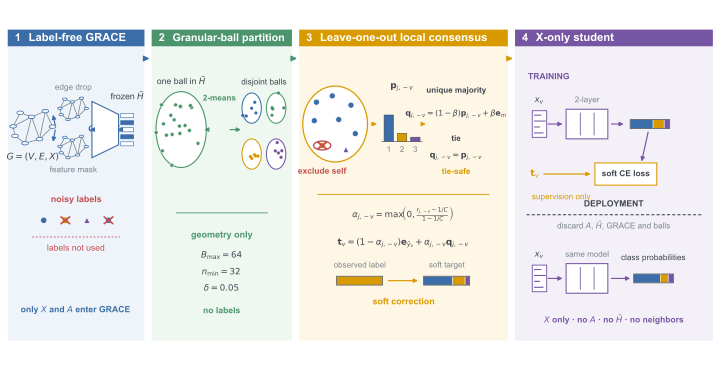

This figure's Python source:
"""Compact submission schematic for GB-LCSS.

Core claim: training-time graph structure is converted into leave-one-out
local-consensus supervision, enabling X-only inference.
"""

from __future__ import annotations

from pathlib import Path

import matplotlib as mpl
import matplotlib.pyplot as plt
import numpy as np
from matplotlib.patches import Circle, Ellipse, FancyArrowPatch, Polygon, Rectangle


WIDTH_MM = 183
HEIGHT_MM = 94
MM_PER_INCH = 25.4

BLUE = "#3B6EA8"
BLUE_BG = "#EEF4FA"
GREEN = "#4C956C"
GREEN_BG = "#EEF7F0"
AMBER = "#D99A00"
AMBER_BG = "#FFF7E5"
PURPLE = "#7656A3"
PURPLE_BG = "#F4F0F8"
DARK = "#3F4650"
MID = "#7B858F"
LIGHT = "#D8DDE2"
RED = "#C44E52"
WHITE = "#FFFFFF"


def setup_style() -> None:
    mpl.rcParams.update(
        {
            "font.family": "sans-serif",
            "font.sans-serif": ["Arial", "Helvetica", "DejaVu Sans", "sans-serif"],
            "font.size": 7,
            "mathtext.fontset": "dejavusans",
            "pdf.fonttype": 42,
            "figure.facecolor": "white",
            "savefig.facecolor": "white",
            "lines.solid_capstyle": "round",
        }
    )


def arrow(ax, x0, y0, x1, y1, color=DARK, lw=0.85, ms=7, style="-") -> None:
    ax.add_patch(
        FancyArrowPatch(
            (x0, y0),
            (x1, y1),
            arrowstyle="-|>",
            mutation_scale=ms,
            linewidth=lw,
            linestyle=style,
            color=color,
            shrinkA=0,
            shrinkB=0,
            zorder=12,
        )
    )


def stage(ax, x0, x1, number, title, color, background, title_size=8.1) -> None:
    ax.add_patch(Rectangle((x0, 0.08), x1 - x0, 0.84, facecolor=background, edgecolor="none", zorder=0))
    ax.add_patch(Rectangle((x0, 0.875), x1 - x0, 0.045, facecolor=color, edgecolor="none", zorder=2))
    ax.text(x0 + 0.014, 0.897, str(number), ha="center", va="center", color=WHITE, fontsize=7.8, fontweight="bold")
    ax.text(x0 + 0.029, 0.897, title, ha="left", va="center", color=WHITE, fontsize=title_size, fontweight="bold")


def node(ax, x, y, cls=0, size=20, noisy=False, target=False, alpha=1.0) -> None:
    colors = [BLUE, AMBER, PURPLE]
    markers = ["o", "s", "^"]
    ax.scatter([x], [y], s=size, marker=markers[cls % 3], c=[colors[cls % 3]], edgecolors=WHITE, linewidths=0.55, alpha=alpha, zorder=8)
    if noisy:
        ax.plot([x - 0.006, x + 0.006], [y - 0.009, y + 0.009], color=RED, lw=1.2, zorder=10)
        ax.plot([x - 0.006, x + 0.006], [y + 0.009, y - 0.009], color=RED, lw=1.2, zorder=10)
    if target:
        ax.add_patch(Circle((x, y), 0.012, fill=False, edgecolor=RED, lw=1.0, zorder=9))


def graph(ax, cx, cy, scale=1.0, faded=False) -> None:
    pts = np.array([[-.75,.05],[-.48,.55],[-.05,.40],[.47,.61],[.74,.04],[.25,-.42],[-.30,-.57],[-.68,-.30]])
    edges = [(0,1),(0,2),(0,7),(1,2),(2,3),(2,5),(2,6),(3,4),(3,5),(4,5),(5,6),(6,7)]
    a = 0.35 if faded else 1.0
    for i, j in edges:
        ax.plot([cx + pts[i,0]*0.035*scale, cx + pts[j,0]*0.035*scale], [cy + pts[i,1]*0.070*scale, cy + pts[j,1]*0.070*scale], color=MID, lw=0.55, alpha=a, zorder=3)
    for i, (dx, dy) in enumerate(pts):
        ax.add_patch(Circle((cx + dx*0.035*scale, cy + dy*0.070*scale), 0.0045*scale, facecolor=WHITE if i % 3 else BLUE_BG, edgecolor=BLUE, lw=0.55, alpha=a, zorder=4))


def bars(ax, x, y, values, colors, width=0.045, height=0.075, labels=False) -> None:
    gap = width / (len(values) * 3.2)
    bw = (width - gap * (len(values) - 1)) / len(values)
    for i, (value, color) in enumerate(zip(values, colors)):
        bx = x + i * (bw + gap)
        ax.add_patch(Rectangle((bx, y), bw, height * value, facecolor=color, edgecolor=DARK, lw=0.35, zorder=8))
        if labels:
            ax.text(bx + bw / 2, y - 0.012, str(i + 1), ha="center", va="top", color=MID, fontsize=5.7)
    ax.plot([x - 0.003, x + width + 0.003], [y, y], color=DARK, lw=0.45, zorder=7)


def prob_strip(ax, x, y, values, width=0.065, height=0.022) -> None:
    colors = [BLUE, AMBER, PURPLE]
    cur = x
    for v, c in zip(values, colors):
        w = width * v
        ax.add_patch(Rectangle((cur, y), w, height, facecolor=c, edgecolor=WHITE, lw=0.35, zorder=8))
        cur += w
    ax.add_patch(Rectangle((x, y), width, height, facecolor="none", edgecolor=DARK, lw=0.5, zorder=9))


def draw_stage1(ax, x0, x1) -> None:
    stage(ax, x0, x1, 1, "Label-free GRACE", BLUE, BLUE_BG)
    graph(ax, x0 + 0.035, 0.655, 1.05)
    ax.text(x0 + 0.035, 0.588, r"$G=(V,E,X)$", ha="center", va="top", color=DARK, fontsize=6.5)

    view_x = x0 + 0.091
    graph(ax, view_x, 0.705, 0.70)
    graph(ax, view_x, 0.602, 0.70)
    ax.text(view_x, 0.753, "edge drop", ha="center", va="bottom", color=MID, fontsize=5.9)
    ax.text(view_x, 0.551, "feature mask", ha="center", va="top", color=MID, fontsize=5.9)
    arrow(ax, x0 + 0.066, 0.661, view_x - 0.028, 0.690, BLUE, ms=6)
    arrow(ax, x0 + 0.066, 0.649, view_x - 0.028, 0.617, BLUE, ms=6)

    enc_x = x0 + 0.133
    ax.add_patch(Polygon([(enc_x - 0.016, 0.574), (enc_x - 0.016, 0.726), (enc_x + 0.021, 0.691), (enc_x + 0.021, 0.609)], closed=True, facecolor=WHITE, edgecolor=BLUE, lw=0.8, zorder=4))
    ax.text(enc_x + 0.001, 0.650, "GRACE", ha="center", va="center", color=BLUE, fontsize=6.4, fontweight="bold")
    arrow(ax, view_x + 0.027, 0.650, enc_x - 0.019, 0.650, BLUE, ms=6)

    hx = x1 - 0.024
    arrow(ax, enc_x + 0.024, 0.650, hx - 0.013, 0.650, BLUE, ms=6)
    for i in range(5):
        ax.add_patch(Rectangle((hx - 0.009, 0.606 + i*0.019), 0.018, 0.011, facecolor=BLUE if i % 2 else WHITE, edgecolor=BLUE, lw=0.45, zorder=5))
    ax.text(hx, 0.726, r"frozen $\bar{H}$", ha="center", va="bottom", color=DARK, fontsize=6.3)

    ax.text((x0+x1)/2, 0.460, "noisy labels", ha="center", va="center", color=RED, fontsize=6.4, fontweight="bold")
    for i, xx in enumerate(np.linspace(x0 + 0.050, x1 - 0.050, 4)):
        node(ax, xx, 0.405, i % 3, 22, noisy=i in (1,3))
    ax.plot([x0 + 0.034, x1 - 0.034], [0.360, 0.360], color=RED, lw=0.65, linestyle=(0,(2,2)))
    ax.text((x0+x1)/2, 0.329, "labels not used", ha="center", va="center", color=RED, fontsize=6.2)
    ax.text((x0+x1)/2, 0.160, r"only $X$ and $A$ enter GRACE", ha="center", va="center", color=BLUE, fontsize=6.2, fontweight="bold")


def draw_stage2(ax, x0, x1) -> None:
    stage(ax, x0, x1, 2, "Granular-ball partition", GREEN, GREEN_BG, title_size=7.7)
    rng = np.random.default_rng(8)
    pcx, pcy = x0 + 0.041, 0.650
    pts = rng.normal(size=(19,2))
    ax.add_patch(Ellipse((pcx,pcy), 0.070,0.205, facecolor=WHITE, edgecolor=GREEN, lw=0.8))
    ax.scatter(pcx + pts[:,0]*0.015, pcy + pts[:,1]*0.043, s=8, c=GREEN, edgecolors=WHITE, linewidths=0.3, zorder=6)
    ax.text(pcx, 0.767, r"one ball in $\bar{H}$", ha="center", va="bottom", color=DARK, fontsize=6.2)

    sx = x0 + 0.091
    arrow(ax, pcx + 0.038, pcy, sx - 0.018, pcy, GREEN, ms=6)
    ax.text(sx + 0.003, 0.724, "2-means", ha="center", va="bottom", color=GREEN, fontsize=5.9, fontweight="bold")
    arrow(ax, sx + 0.018, pcy, x0 + 0.124, pcy, GREEN, ms=6)

    final_x = x0 + 0.139
    centers = [(final_x,0.708),(final_x+0.034,0.708),(final_x,0.584),(final_x+0.034,0.584)]
    for k,(cx,cy) in enumerate(centers):
        edge = [BLUE,GREEN,AMBER,PURPLE][k]
        ax.add_patch(Ellipse((cx,cy),0.027,0.082,facecolor=WHITE,edgecolor=edge,lw=0.75))
        local = rng.normal(size=(5,2))
        ax.scatter(cx + local[:,0]*0.005, cy + local[:,1]*0.016, s=5.5, c=edge, edgecolors="none", zorder=6)
    ax.text(final_x + 0.017, 0.767, "disjoint balls", ha="center", va="bottom", color=DARK, fontsize=6.0)

    ax.plot([x0 + 0.034, x1 - 0.034], [0.425,0.425], color=GREEN, lw=0.65)
    ax.text((x0+x1)/2, 0.365, "geometry only", ha="center", va="center", color=GREEN, fontsize=6.5, fontweight="bold")
    ax.text((x0+x1)/2, 0.308, r"$B_{\max}=64$", ha="center", va="center", color=DARK, fontsize=6.2)
    ax.text((x0+x1)/2, 0.264, r"$n_{\min}=32$", ha="center", va="center", color=DARK, fontsize=6.2)
    ax.text((x0+x1)/2, 0.220, r"$\delta=0.05$", ha="center", va="center", color=DARK, fontsize=6.2)
    ax.text((x0+x1)/2, 0.160, "no labels", ha="center", va="center", color=GREEN, fontsize=6.2, fontweight="bold")


def draw_stage3(ax, x0, x1) -> None:
    stage(ax, x0, x1, 3, "Leave-one-out local consensus", AMBER, AMBER_BG)
    bx, by = x0 + 0.050, 0.665
    ax.add_patch(Ellipse((bx,by),0.090,0.205,facecolor=WHITE,edgecolor=AMBER,lw=0.9))
    data = [(-.026,.059,0),(-.004,.076,0),(.022,.051,0),(-.029,.009,0),(.005,.012,0),(.028,-.026,0),(-.018,-.058,1),(.015,-.069,2)]
    for dx,dy,cls in data:
        node(ax,bx+dx,by+dy,cls,20,target=(dx,dy)==(-.018,-.058))
    tvx,tvy=bx-.018,by-.058
    ax.plot([tvx-.006,tvx+.006],[tvy-.009,tvy+.009],color=RED,lw=1.3,zorder=11)
    ax.plot([tvx-.006,tvx+.006],[tvy+.009,tvy-.009],color=RED,lw=1.3,zorder=11)
    ax.text(tvx,by-.118,"exclude self",ha="center",va="top",color=RED,fontsize=6.1,fontweight="bold")

    vx=x0+0.118
    arrow(ax,bx+0.050,by,vx-0.010,by,AMBER,ms=6)
    bars(ax,vx,0.618,[.68,.21,.11],[BLUE,AMBER,PURPLE],width=.050,height=.105,labels=True)
    ax.text(vx+.025,0.752,r"$\mathbf{p}_{j,-v}$",ha="center",va="bottom",color=DARK,fontsize=6.4,fontweight="bold")

    rx=x0+0.218
    arrow(ax,vx+0.055,by,rx-0.042,by,AMBER,ms=6)
    ax.text(rx,0.745,"unique majority",ha="center",va="bottom",color=DARK,fontsize=5.8,fontweight="bold")
    ax.text(rx,0.692,r"$\mathbf{q}_{j,-v}=(1-\beta)\mathbf{p}_{j,-v}+\beta\mathbf{e}_m$",ha="center",va="center",color=DARK,fontsize=5.6)
    ax.text(rx,0.615,"tie",ha="center",va="bottom",color=DARK,fontsize=5.8,fontweight="bold")
    ax.text(rx,0.576,r"$\mathbf{q}_{j,-v}=\mathbf{p}_{j,-v}$",ha="center",va="center",color=DARK,fontsize=5.9)
    ax.text(rx,0.536,"tie-safe",ha="center",va="center",color=AMBER,fontsize=5.9,fontweight="bold")

    ax.plot([x0+.026,x1-.026],[0.475,0.475],color=AMBER,lw=.65)
    ax.text((x0+x1)/2,0.422,r"$\alpha_{j,-v}=\max\!\left(0,\frac{r_{j,-v}-1/C}{1-1/C}\right)$",ha="center",va="center",color=DARK,fontsize=6.2)
    ax.text((x0+x1)/2,0.343,r"$\mathbf{t}_v=(1-\alpha_{j,-v})\mathbf{e}_{\tilde{y}_v}+\alpha_{j,-v}\mathbf{q}_{j,-v}$",ha="center",va="center",color=DARK,fontsize=6.3,fontweight="bold")

    prob_strip(ax,x0+.052,0.230,[0,1,0],width=.064,height=.024)
    arrow(ax,x0+.124,0.242,x0+.165,0.242,AMBER,ms=6)
    prob_strip(ax,x0+.173,0.230,[.63,.27,.10],width=.064,height=.024)
    ax.text(x0+.084,0.273,"observed label",ha="center",va="bottom",color=MID,fontsize=5.8)
    ax.text(x0+.205,0.273,"soft target",ha="center",va="bottom",color=MID,fontsize=5.8)
    ax.text((x0+x1)/2,0.184,"soft correction",ha="center",va="center",color=AMBER,fontsize=6.4,fontweight="bold")


def feature(ax, x, y, label) -> None:
    ax.add_patch(Rectangle((x-.010,y-.036),.020,.072,facecolor=WHITE,edgecolor=PURPLE,lw=.65,zorder=7))
    for k,w in enumerate([.012,.007,.015,.009]):
        ax.plot([x-.007,x-.007+w],[y-.024+k*.016,y-.024+k*.016],color=PURPLE,lw=.8,zorder=8)
    ax.text(x,y+.052,label,ha="center",va="bottom",color=DARK,fontsize=6.1,fontweight="bold")


def mlp(ax, x, y, width=.058, height=.080, label="MLP") -> None:
    ax.add_patch(Rectangle((x,y),width,height,facecolor=WHITE,edgecolor=PURPLE,lw=.75,zorder=6))
    for frac in (.34,.67):
        ax.plot([x+width*frac,x+width*frac],[y+.010,y+height-.010],color=PURPLE,lw=.6,zorder=7)
    ax.text(x+width/2,y+height/2,label,ha="center",va="center",color=DARK,fontsize=6.3,fontweight="bold")


def draw_stage4(ax, x0, x1) -> None:
    stage(ax,x0,x1,4,"X-only student",PURPLE,PURPLE_BG)
    ax.text(x0+.018,0.792,"TRAINING",ha="left",va="center",color=PURPLE,fontsize=6.2,fontweight="bold")
    fy=.665
    feature(ax,x0+.034,fy,r"$x_v$")
    mx=x0+.071
    arrow(ax,x0+.046,fy,mx-.005,fy,PURPLE,ms=6)
    mlp(ax,mx,fy-.040,label="MLP")
    ax.text(mx+.029,fy+.054,"2-layer",ha="center",va="bottom",color=MID,fontsize=5.8)
    px=x0+.160
    arrow(ax,mx+.063,fy,px-.009,fy,PURPLE,ms=6)
    prob_strip(ax,px,fy-.012,[.58,.28,.14],width=.055,height=.024)

    lossx=x0+.111
    ax.add_patch(Rectangle((lossx,0.500),.086,.060,facecolor=WHITE,edgecolor=AMBER,lw=.75,zorder=6))
    ax.text(lossx+.043,.530,"soft CE loss",ha="center",va="center",color=DARK,fontsize=6.0,fontweight="bold",zorder=9)
    ax.text(x0+.028,.530,r"$\mathbf{t}_v$",ha="center",va="center",color=AMBER,fontsize=6.7,fontweight="bold")
    arrow(ax,x0+.040,.530,lossx-.006,.530,AMBER,ms=6)
    arrow(ax,px+.025,fy-.022,lossx+.065,.564,PURPLE,ms=6)
    ax.text(x0+.064,0.478,"supervision only",ha="center",va="top",color=AMBER,fontsize=5.9)

    ax.plot([x0+.016,x1-.016],[0.420,0.420],color=DARK,lw=.75,linestyle=(0,(3,2)))
    ax.text((x0+x1)/2,0.438,"DEPLOYMENT",ha="center",va="bottom",color=DARK,fontsize=6.2,fontweight="bold")
    ax.text((x0+x1)/2,0.390,r"discard $A$, $\bar{H}$, GRACE and balls",ha="center",va="center",color=MID,fontsize=5.9)

    iy=.248
    feature(ax,x0+.034,iy,r"$x_v$")
    imx=x0+.071
    arrow(ax,x0+.046,iy,imx-.005,iy,PURPLE,ms=6)
    mlp(ax,imx,iy-.040,label="MLP")
    ax.text(imx+.029,iy+.054,"same model",ha="center",va="bottom",color=MID,fontsize=5.8)
    arrow(ax,imx+.063,iy,x0+.160,iy,PURPLE,ms=6)
    prob_strip(ax,x0+.165,iy-.012,[.67,.20,.13],width=.055,height=.024)
    ax.text(x0+.192,0.293,"class probabilities",ha="center",va="bottom",color=DARK,fontsize=5.9)
    ax.text((x0+x1)/2,0.135,r"$X$ only · no $A$ · no $\bar{H}$ · no neighbors",ha="center",va="center",color=PURPLE,fontsize=6.1,fontweight="bold")


def make_figure():
    setup_style()
    fig = plt.figure(figsize=(WIDTH_MM/MM_PER_INCH,HEIGHT_MM/MM_PER_INCH),dpi=150)
    ax=fig.add_axes([0,0,1,1])
    ax.set_xlim(0,1); ax.set_ylim(0,1); ax.axis("off")
    s1=(.010,.200); s2=(.210,.405); s3=(.415,.705); s4=(.715,.990)
    draw_stage1(ax,*s1); draw_stage2(ax,*s2); draw_stage3(ax,*s3); draw_stage4(ax,*s4)
    arrow(ax,s1[1]+.002,.842,s2[0]-.003,.842,BLUE,lw=1.0,ms=8)
    arrow(ax,s2[1]+.002,.842,s3[0]-.003,.842,GREEN,lw=1.0,ms=8)
    arrow(ax,s3[1]+.002,.842,s4[0]-.003,.842,AMBER,lw=1.0,ms=8)
    return fig


def main() -> None:
    out=Path(__file__).with_name("fig1_gblcss_overview_v3.pdf")
    fig=make_figure()
    fig.savefig(out,format="pdf",bbox_inches=None,pad_inches=0,facecolor=WHITE)
    plt.close(fig)
    print(out)


if __name__ == "__main__":
    main()
